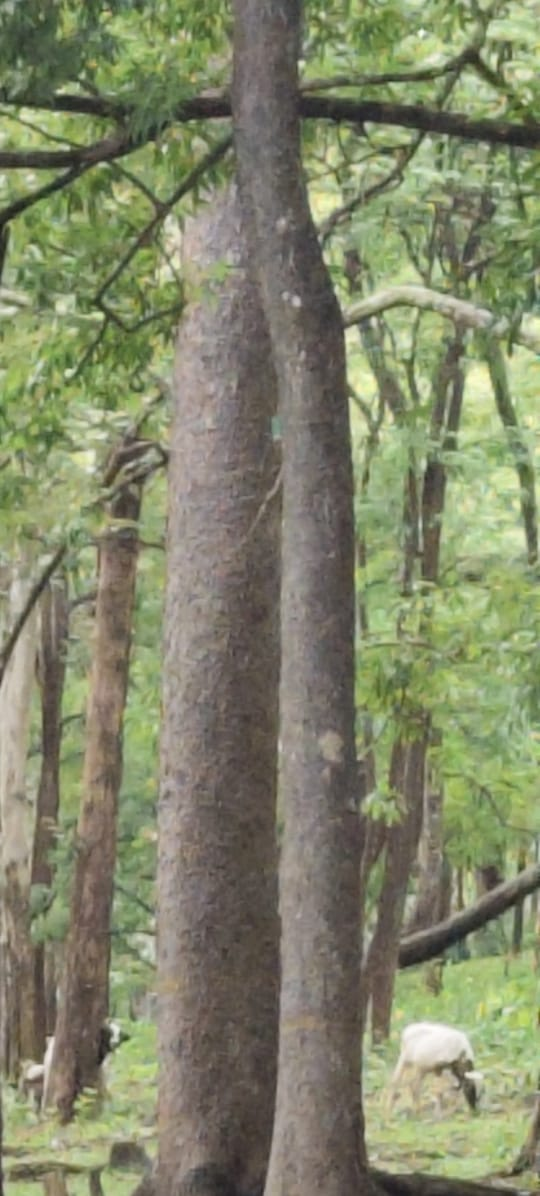
#> input picture OneDrive/Desktop/java_agri_project/backend/uploads/plant_06a577bc53904059a28c72c8ca44ecc3.jpeg, 540 x 1196 px
$ python -i model.py   (imports and definitions only)
#> lines starting #> are read from the running program, lines starting #| are printed output that depends on the picture; after the words box and inside, x2 and y2 are one past the last pixel; in counts of white or black regions, pixels touching at a corner belong together
#> further down, picture is the input picture: PIL image 540x1196 RGB; mean R, G, B 129.8, 134, 105.7
import io
import json
import math
import os
from pathlib import Path
from typing import Dict, Any, Optional, Tuple
import numpy as np
from PIL import Image, ImageStat, ImageFilter

class MultiCropPlantDiseaseModel:
    def __init__(self, labels_path: Optional[str] = None):
        if labels_path is None:
            labels_path = str(Path(__file__).parent / "class_labels.json")

        self.labels_path = labels_path
        self.classes = {}
        self._load_classes()

    def _load_classes(self):
        if os.path.exists(self.labels_path):
            with open(self.labels_path, "r", encoding="utf-8") as f:
                data = json.load(f)
                self.classes = data.get("classes", {})
        else:
            self.classes = {}

    def extract_image_features(self, image: Image.Image) -> Dict[str, float]:
        """
        Extracts agronomic color, texture, and canopy health metrics from a plant photo.
        """
        # Ensure RGB
        img_rgb = image.convert("RGB")
        img_resized = img_rgb.resize((256, 256))
        np_img = np.array(img_resized, dtype=np.float32) / 255.0

        r = np_img[:, :, 0]
        g = np_img[:, :, 1]
        b = np_img[:, :, 2]
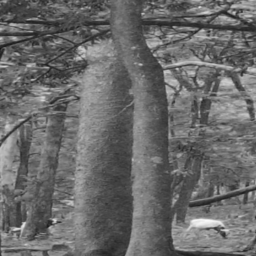
#> b: shape (256, 256) float32; min 0.0784, max 0.98, mean 0.414

        # Normalized Excess Green Index (ExG = 2*G - R - B)
        exg = (2.0 * g) - r - b
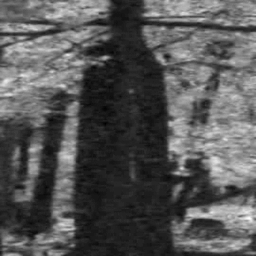
#> exg: shape (256, 256) float32; min -0.0902, max 0.557, mean 0.128; drawn with min black and max white
        green_mask = (exg > 0.1) & (g > r) & (g > b)
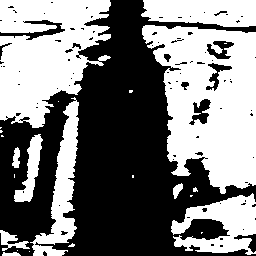
#> green_mask: shape (256, 256) bool; 49% white; 24 white regions (14 under 20 px), largest, box (x1, y1, x2, y2) and area: (142, 25, 256, 194) 12750, (0, 0, 111, 128) 9568, (171, 193, 256, 255) 2925
        green_ratio = float(np.mean(green_mask))
#> green_ratio = 0.49

        # Chlorosis / Yellowing (High R & G, Low B)
        yellow_mask = (r > 0.45) & (g > 0.45) & (b < 0.35) & (np.abs(r - g) < 0.25)
#> yellow_mask: shape (256, 256) bool; 3.2% white in thin lines or dots
        yellow_ratio = float(np.mean(yellow_mask))
#> yellow_ratio = 0.0316

        # Necrosis / Brown / Dark Lesions (Low intensity or R>G>B dark)
        brown_mask = (r > 0.2) & (g > 0.1) & (b < 0.2) & (r > g) & (g > b) & ((r + g + b) < 0.9)
#> brown_mask: shape (256, 256) bool; 0.36% white in thin lines or dots
        dark_spot_mask = (r < 0.2) & (g < 0.2) & (b < 0.2)
#> dark_spot_mask: shape (256, 256) bool; 0.61% white in thin lines or dots
        necrosis_ratio = float(np.mean(brown_mask | dark_spot_mask))
#> necrosis_ratio = 0.00961

        # White / Mildew / Bleached areas
        white_mask = (r > 0.75) & (g > 0.75) & (b > 0.75)
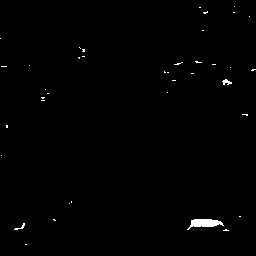
#> white_mask: shape (256, 256) bool; 0.63% white; 39 white regions (36 under 20 px), largest, box (x1, y1, x2, y2) and area: (187, 219, 224, 230) 226, (222, 79, 232, 85) 34, (14, 223, 25, 230) 24
        white_ratio = float(np.mean(white_mask))
#> white_ratio = 0.00635

        # Rust / Orange pustule detection
        rust_mask = (r > 0.55) & (g > 0.25) & (g < 0.5) & (b < 0.25)
#> rust_mask: shape (256, 256) bool; every value is 0
        rust_ratio = float(np.mean(rust_mask))
#> rust_ratio = 0

        # Human Skin Color Segmentation (RGB & YCbCr approximation)
        skin_rgb = (r > 0.35) & (g > 0.15) & (b > 0.08) & (r > g) & (g > b) & ((r - g) > 0.05) & ((r - b) > 0.08)
#> skin_rgb: shape (256, 256) bool; 4.9% white; 80 white regions (66 under 20 px), largest, box (x1, y1, x2, y2) and area: (0, 116, 65, 237) 1750, (74, 226, 94, 253) 278, (76, 199, 101, 225) 222
        # YCbCr
        y_chan = 0.299 * r + 0.587 * g + 0.114 * b
        cb_chan = 0.5 - 0.168736 * r - 0.331264 * g + 0.5 * b
        cr_chan = 0.5 + 0.5 * r - 0.418688 * g - 0.081312 * b
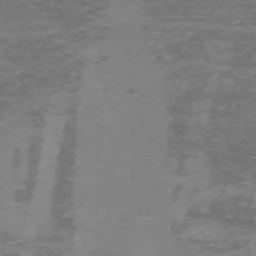
#> cr_chan: shape (256, 256) float32; min 0.431, max 0.557, mean 0.501
        skin_ycbcr = (cb_chan >= (77.0/255.0)) & (cb_chan <= (127.0/255.0)) & (cr_chan >= (133.0/255.0)) & (cr_chan <= (173.0/255.0))
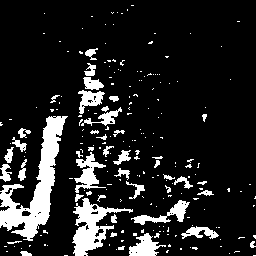
#> skin_ycbcr: shape (256, 256) bool; 13.7% white; 217 white regions (173 under 20 px), largest, box (x1, y1, x2, y2) and area: (0, 116, 68, 241) 2845, (72, 198, 133, 256) 1329, (74, 152, 106, 193) 542
        skin_mask = skin_rgb & skin_ycbcr
        skin_ratio = float(np.mean(skin_mask))
#> skin_ratio = 0.0486

        # Botanical coverage ratio
        botanical_ratio = green_ratio + (yellow_ratio * 0.95) + (necrosis_ratio * 0.75) + (rust_ratio * 0.85)
#> botanical_ratio = 0.527

        # Edge roughness / lesion texture variance using Laplacian filter
        img_gray = img_resized.convert("L")
        edges = img_gray.filter(ImageFilter.FIND_EDGES)
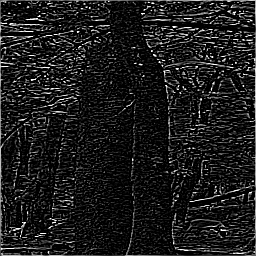
#> edges: PIL image 256x256 L; min 0, max 255, mean 28
        edge_stat = ImageStat.Stat(edges)
        edge_energy = edge_stat.mean[0] / 255.0
#> edge_energy = 0.11

        # Canopy uniformity (variance in green channel)
        g_std = float(np.std(g))
#> g_std = 0.162

        return {
            "green_ratio": green_ratio,
            "yellow_ratio": yellow_ratio,
            "necrosis_ratio": necrosis_ratio,
            "white_ratio": white_ratio,
            "rust_ratio": rust_ratio,
            "skin_ratio": skin_ratio,
            "botanical_ratio": botanical_ratio,
            "edge_energy": edge_energy,
            "g_std": g_std
        }

    # [199 lines left out: function predict, not called in this run]

>>> from PIL import Image
>>> picture = Image.open('../backend/uploads/plant_06a577bc53904059a28c72c8ca44ecc3.jpeg')
>>> result = MultiCropPlantDiseaseModel().extract_image_features(picture)
#> result = 9 items

$ run again, on OneDrive/Desktop/java_agri_project/backend/uploads/plant_3031c25280364165b9c1b856e7caaa31.jpg
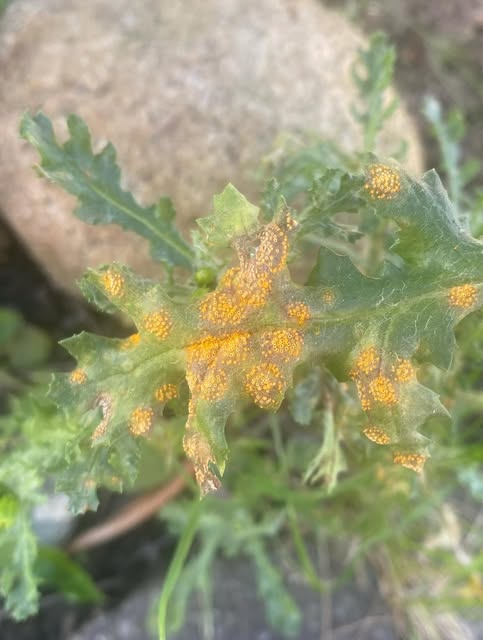
#> input picture OneDrive/Desktop/java_agri_project/backend/uploads/plant_3031c25280364165b9c1b856e7caaa31.jpg, 483 x 640 px
#> picture is the input picture: PIL image 483x640 RGB; mean R, G, B 151.7, 153.1, 118.5
#> in extract_image_features, `green_mask = (exg > 0.1) & (g > r) & (g > b)`:
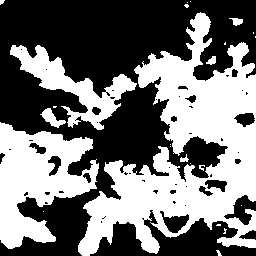
#> green_mask: shape (256, 256) bool; 45.4% white; 24 white regions (16 under 20 px), largest, box (x1, y1, x2, y2) and area: (78, 12, 256, 256) 18981, (0, 122, 99, 249) 7041, (10, 45, 137, 130) 3212
#> green_ratio = 0.454
#> yellow_mask: shape (256, 256) bool; 9.2% white; 272 white regions (229 under 20 px), largest, box (x1, y1, x2, y2) and area: (164, 149, 219, 216) 1077, (72, 145, 102, 196) 752, (96, 123, 172, 147) 605
#> yellow_ratio = 0.092
#> brown_mask: shape (256, 256) bool; 0.49% white; 9 white regions (7 under 20 px), largest, box (x1, y1, x2, y2) and area: (0, 88, 39, 126) 225, (46, 122, 66, 134) 74
#> dark_spot_mask: shape (256, 256) bool; 1% white; 5 white regions (2 under 20 px), largest, box (x1, y1, x2, y2) and area: (0, 98, 35, 132) 504, (50, 216, 65, 232) 95, (69, 225, 77, 231) 32
#> necrosis_ratio = 0.0149
#> white_mask: shape (256, 256) bool; 3.6% white; 43 white regions (33 under 20 px), largest, box (x1, y1, x2, y2) and area: (118, 0, 191, 60) 1699, (93, 28, 112, 43) 118, (20, 199, 36, 208) 96
#> white_ratio = 0.036
#> rust_mask: shape (256, 256) bool; 0.03% white in thin lines or dots, all inside (x1, y1, x2, y2) = (87, 77, 202, 165)
#> rust_ratio = 0.000259
#> skin_rgb: shape (256, 256) bool; 20.5% white; 66 white regions (44 under 20 px), largest, box (x1, y1, x2, y2) and area: (0, 5, 129, 114) 6739, (96, 85, 166, 197) 3601, (184, 138, 222, 165) 612
#> skin_ycbcr: shape (256, 256) bool; 29.2% white; 56 white regions (36 under 20 px), largest, box (x1, y1, x2, y2) and area: (0, 0, 169, 219) 14548, (133, 0, 203, 45) 1579, (180, 137, 226, 178) 818
#> skin_mask: shape (256, 256) bool; 18.9% white; 69 white regions (46 under 20 px), largest, box (x1, y1, x2, y2) and area: (0, 5, 129, 114) 6739, (96, 85, 166, 197) 2894, (184, 138, 222, 165) 469
#> skin_ratio = 0.189
#> botanical_ratio = 0.552
#> in extract_image_features, `edges = img_gray.filter(ImageFilter.FIND_EDGES)`:
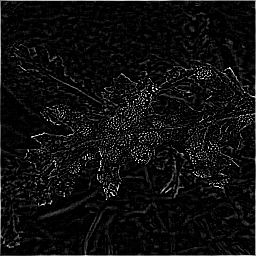
#> edges: PIL image 256x256 L; min 0, max 255, mean 14.5
#> edge_energy = 0.0569
#> g_std = 0.143
#> result = 9 items
